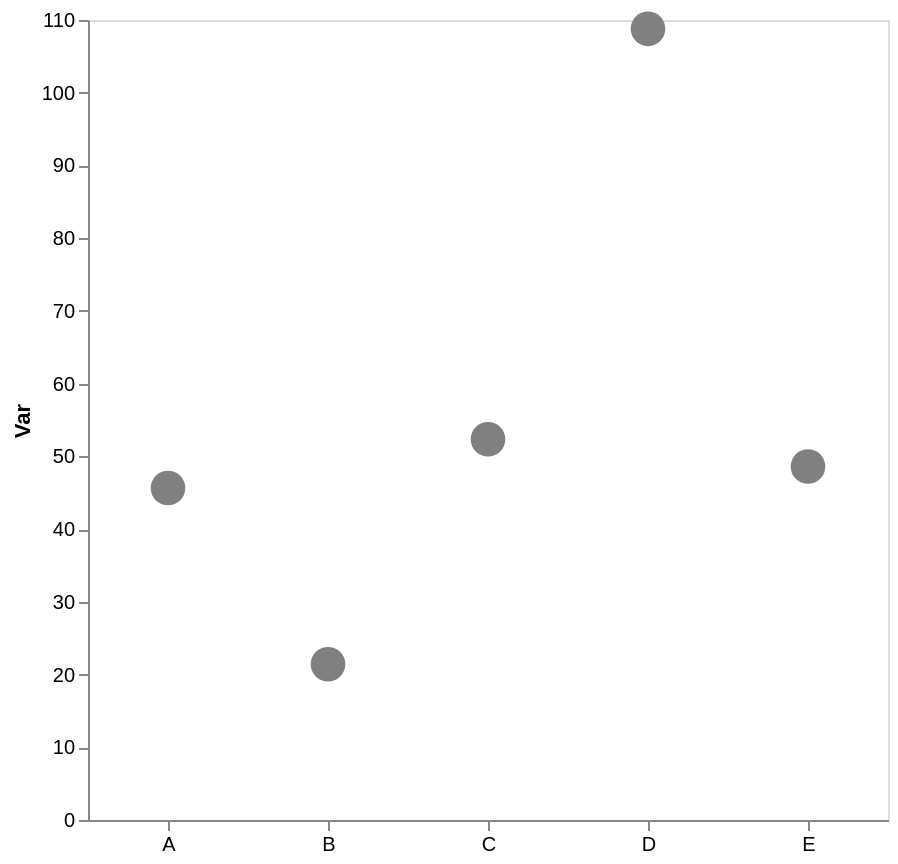

Vega-Lite specification for this chart:
### Vega-Lite specification from a JSON file in a GitHub repository (floating-point values rounded to 4 significant figures)
{"config": {"view": {"continuousWidth": 300, "continuousHeight": 300}, "axis": {"grid": false}, "bar": {"color": "gray"}}, "data": {"name": "data-516a59ffd633c2b2c5e701522b0249a3"}, "mark": {"type": "point", "color": "gray", "filled": true, "size": 300}, "encoding": {"x": {"axis": {"labelAngle": 0, "title": null}, "field": "cat", "type": "nominal"}, "y": {"aggregate": "mean", "axis": {"title": "Var"}, "field": "var1", "type": "quantitative"}}, "height": 400, "width": 400, "$schema": "https://vega.github.io/schema/vega-lite/v5.17.0.json", "datasets": {"data-516a59ffd633c2b2c5e701522b0249a3": [{"cat": "C", "var1": 45.55, "var2": 48.2}, {"cat": "A", "var1": 52.0, "var2": 54.02}, {"cat": "C", "var1": 59.16, "var2": 44.49}, {"cat": "A", "var1": 41.33, "var2": 60.58}, {"cat": "D", "var1": 122.7, "var2": 59.44}, {"cat": "A", "var1": 43.61, "var2": 38.39}, {"cat": "B", "var1": 25.7, "var2": 32.09}, {"cat": "D", "var1": 68.78, "var2": 42.58}, {"cat": "E", "var1": 48.6, "var2": 66.37}, {"cat": "B", "var1": 17.14, "var2": 53.51}, {"cat": "D", "var1": 102.9, "var2": 41.88}, {"cat": "D", "var1": 140.8, "var2": 49.21}]}}
